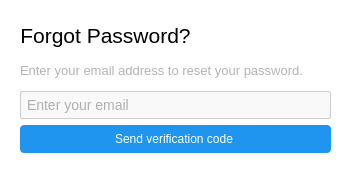
<?xml version="1.0" encoding="UTF-8"?>
<ui version="4.0">
 <class>Dialog</class>
 <widget class="QDialog" name="Dialog">
  <property name="geometry">
   <rect>
    <x>0</x>
    <y>0</y>
    <width>351</width>
    <height>173</height>
   </rect>
  </property>
  <property name="windowTitle">
   <string>Dialog</string>
  </property>
  <property name="styleSheet">
   <string notr="true">background-color: rgb(255, 255, 255);</string>
  </property>
  <layout class="QGridLayout" name="gridLayout">
   <item row="0" column="0">
    <widget class="QWidget" name="widget" native="true">
     <property name="styleSheet">
      <string notr="true">QLineEdit{
color: #666;
font-size: 14px;
padding: 4px;
border: 1px solid #ccc;
border-radius: 2px;
background-color: #f9f9f9;
}
QLineEdit:focus {
            border: 1px solid #0078d4;
            background-color: #fff;
        }

QPushButton{
border:none;
border-radius:4px;
padding:7px;
padding-left-10px;
padding-right:10px;
background-color: rgb(31, 149, 239);
color:white;





}
QPushButton:hover{
background-color:#1668a7;






}</string>
     </property>
     <layout class="QVBoxLayout" name="verticalLayout">
      <item>
       <layout class="QHBoxLayout" name="horizontalLayout">
        <item>
         <widget class="QLabel" name="label">
          <property name="font">
           <font>
            <pointsize>16</pointsize>
           </font>
          </property>
          <property name="text">
           <string>Forgot Password?</string>
          </property>
          <property name="alignment">
           <set>Qt::AlignCenter</set>
          </property>
         </widget>
        </item>
        <item>
         <spacer name="horizontalSpacer">
          <property name="orientation">
           <enum>Qt::Horizontal</enum>
          </property>
          <property name="sizeHint" stdset="0">
           <size>
            <width>138</width>
            <height>20</height>
           </size>
          </property>
         </spacer>
        </item>
       </layout>
      </item>
      <item>
       <widget class="QLabel" name="label_2">
        <property name="font">
         <font>
          <pointsize>10</pointsize>
         </font>
        </property>
        <property name="styleSheet">
         <string notr="true">color: rgb(179, 179, 179);
</string>
        </property>
        <property name="text">
         <string>Enter your email address to reset your password.</string>
        </property>
       </widget>
      </item>
      <item>
       <widget class="QLineEdit" name="email_le">
        <property name="placeholderText">
         <string>Enter your email</string>
        </property>
       </widget>
      </item>
      <item>
       <widget class="QPushButton" name="verify_btn">
        <property name="cursor">
         <cursorShape>PointingHandCursor</cursorShape>
        </property>
        <property name="text">
         <string>Send verification code</string>
        </property>
       </widget>
      </item>
     </layout>
    </widget>
   </item>
  </layout>
 </widget>
 <resources/>
 <connections/>
</ui>
